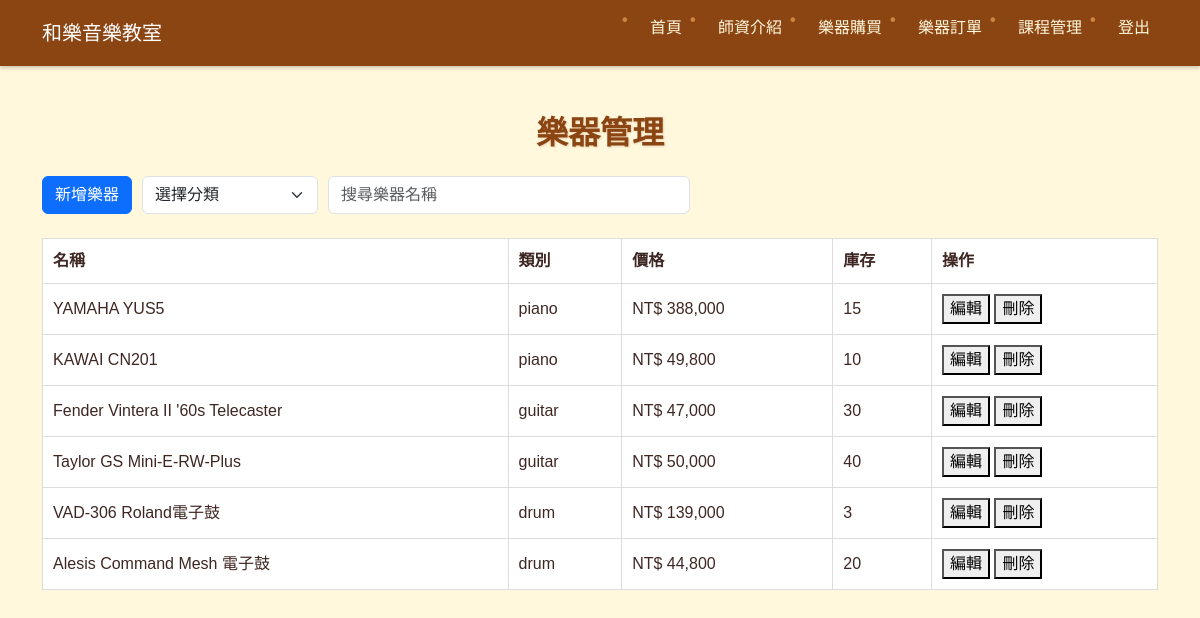
Screenshot of /admin/manage_instruments.php (signed in) with the database file from the repository.
### tables this page shows
CREATE TABLE instruments (
    id INT PRIMARY KEY AUTO_INCREMENT,
    name VARCHAR(100) NOT NULL,
    category VARCHAR(50) NOT NULL,
    price DECIMAL(10,2) NOT NULL,
    description TEXT,
    stock INT NOT NULL,
    image_url VARCHAR(255),
    created_at TIMESTAMP DEFAULT CURRENT_TIMESTAMP
);

### admin/manage_instruments.php (the view, shortened to what this page needs)
<?php
$user_logged_in = isset($_SESSION['user_id']);
?>
<!DOCTYPE html>
<html>
<head>
    <link href="https://cdn.jsdelivr.net/npm/bootstrap@5.3.0/dist/css/bootstrap.min.css" rel="stylesheet">
    <link rel="stylesheet" href="https://cdn.jsdelivr.net/npm/bootstrap-icons@1.7.2/font/bootstrap-icons.css">
    <link rel="stylesheet" href="../styles/main.css">
</head>
<body>
    <nav class="navbar navbar-expand-lg navbar-dark bg-dark">
        <div class="container">
            <a class="navbar-brand" href="index.php">和樂音樂教室</a>
            <div class="collapse navbar-collapse" id="navbarNav">
                <ul class="navbar-nav ms-auto">
                    <li class="nav-item">
                        <a class="nav-link active" href="index.php">首頁</a>
                    </li>
                    <li class="nav-item">
                        <a class="nav-link active" href="teachers.php">師資介紹</a>
                    </li>
                    <li class="nav-item">
                        <a class="nav-link" href="manage_instruments.php">樂器購買</a>
                    </li>
                    <li class="nav-item">
                        <a class="nav-link active" href="manage_order.php">樂器訂單</a>
                    </li>
                    <li class="nav-item">
                        <a class="nav-link" href="manage_course.php">課程管理</a>
                    </li>
                    <li class="nav-item">
                        <?php if ($user_logged_in): ?>
                                <a class="nav-link" href="../logout.php">登出</a>
                        <?php else: ?>
                                <a class="nav-link" href="../login.php">登入</a>
                        <?php endif; ?>
                    </li>
                </ul>
            </div>
        </div>
    </nav>
    <div class="container my-5">
        <h2 class="text-center mb-4">樂器管理</h2>
        <div class="d-flex mb-4">
            <div class="d-flex justify-content-start">
                <button class="btn btn-primary w-100" data-bs-toggle="modal" data-bs-target="#instrumentModal" id="add-instrument">新增樂器</button>
            </div>
            <div class="col-md-2 d-flex">
                <select id="searchCategory" class="form-select">
                    <option value="">選擇分類</option>
                </select>
            </div>
            <div class="col-md-4 d-flex">
                <input type="text" id="searchName" class="form-control" placeholder="搜尋樂器名稱">
            </div>
        </div>
        <div class="instruments-list">
            <table>
                <thead>
                    <tr>
                        <th>名稱</th>
                        <th>類別</th>
                        <th>價格</th>
                        <th>庫存</th>
                        <th>操作</th>
                    </tr>
                </thead>
                <tbody  id="instrumentTableBody">
                    <?php
                    require_once '../module/config.php';
                    $result = $conn->query("SELECT * FROM instruments");
                    while ($row = $result->fetch_assoc()) {
                        echo "<tr>";
                        echo "<td>".$row['name']."</td>";
                        echo "<td>".$row['category']."</td>";
                        echo "<td>NT$ ".number_format($row['price'])."</td>";
                        echo "<td>".$row['stock']."</td>";
                        echo "<td>
                            <button onclick='editInstrument(".$row['id'].")'>編輯</button>
                            <button onclick='deleteInstrument(".$row['id'].")'>刪除</button>
                        </td>";
                        echo "</tr>";
                    }
                    ?>
                </tbody>
            </table>
        </div>
    </div>
</body>
</html>

### styles/main.css (style rules this page uses)
:root { --wood-primary: #8B4513; --wood-secondary: #A0522D; --wood-accent: #CD853F; --wood-light: #DEB887; --wood-bg: #FFF8DC; --wood-text: #3E2723; }
body { font-family: '微軟正黑體', Arial, sans-serif; background-color: var(--wood-bg); color: var(--wood-text); }
.navbar { background-color: var(--wood-primary) !important; box-shadow: 0 2px 4px rgba(0, 0, 0, 0.2); }
.navbar-dark .navbar-nav .nav-link { color: var(--wood-bg) !important; font-weight: 500; transition: all 0.3s ease; }
h2, h4 { color: var(--wood-primary); font-weight: bold; }
h2.text-center { text-shadow: 1px 1px 2px rgba(139, 69, 19, 0.2); }
ul { list-style: none; padding-left: 0; }
ul li { margin-bottom: 10px; color: var(--wood-text); position: relative; padding-left: 20px; }
ul li::before { content: "•"; color: var(--wood-accent); position: absolute; left: 0; font-weight: bold; }

### admin/manage_instruments.php (style rules this page uses)
table { width: 100%; border-collapse: collapse; }
th, td { padding: 10px; border: 1px solid #ddd; }
#add-instrument { position: relative; }
.d-flex .form-control, .d-flex .form-select { margin-left: 10px; }
.instruments-list { background-color:rgb(255, 255, 255);; }

### rows the page displays
instruments: name "YAMAHA YUS5", category "piano", price "388,000", stock "15"
instruments: name "KAWAI CN201", category "piano", price "49,800", stock "10"
instruments: name "Fender Vintera II '60s Telecaster", category "guitar", price "47,000", stock "30"
instruments: name "Taylor GS Mini-E-RW-Plus", category "guitar", price "50,000", stock "40"
instruments: name "VAD-306 Roland電子鼓", category "drum", price "139,000", stock "3"
instruments: name "Alesis Command Mesh 電子鼓", category "drum", price "44,800", stock "20"
